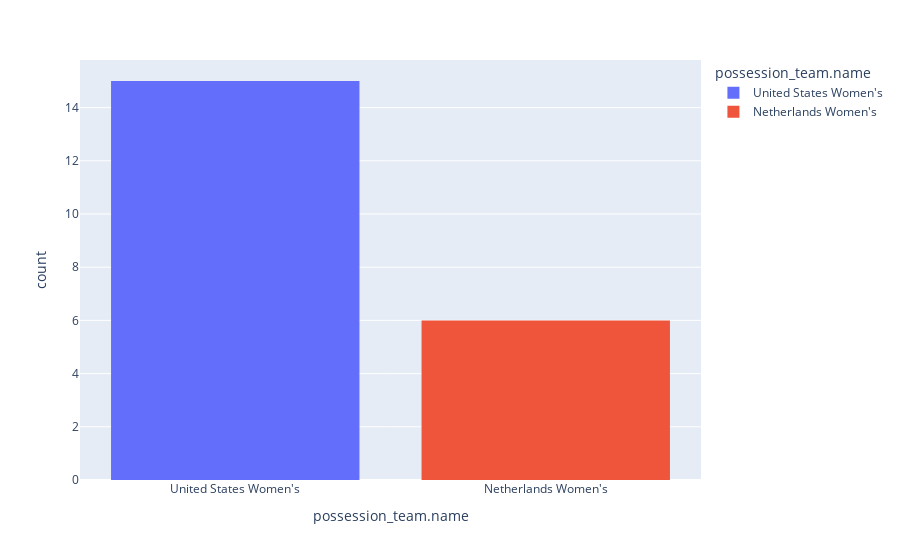

The code cell stored with this chart in its notebook:
### Markdown cell above
At this point, we are ready to start creating visuals. Let's look at available information on shots taken during the FIFA Women's World Cup final match. First, let's take a look at the number of shots made by each team:

### Code cell
# Using a histogram to total the shot count for each team
px.histogram(shots, x='possession_team.name', color='possession_team.name')

### Figure 1 — Plotly figure (JSON) as saved in the notebook; plotly's stock layout.template omitted (floating-point values rounded to 4 significant figures)
{"data": [{"alignmentgroup": "True", "bingroup": "x", "hovertemplate": "possession_team.name=%{x}<br>count=%{y}<extra></extra>", "legendgroup": "United States Women's", "marker": {"color": "#636efa", "pattern": {"shape": ""}}, "name": "United States Women's", "offsetgroup": "United States Women's", "orientation": "v", "showlegend": true, "type": "histogram", "x": ["United States Women's", "United States Women's", "United States Women's", "United States Women's", "United States Women's", "United States Women's", "United States Women's", "United States Women's", "United States Women's", "United States Women's", "United States Women's", "United States Women's", "United States Women's", "United States Women's", "United States Women's"], "xaxis": "x", "yaxis": "y"}, {"alignmentgroup": "True", "bingroup": "x", "hovertemplate": "possession_team.name=%{x}<br>count=%{y}<extra></extra>", "legendgroup": "Netherlands Women's", "marker": {"color": "#EF553B", "pattern": {"shape": ""}}, "name": "Netherlands Women's", "offsetgroup": "Netherlands Women's", "orientation": "v", "showlegend": true, "type": "histogram", "x": ["Netherlands Women's", "Netherlands Women's", "Netherlands Women's", "Netherlands Women's", "Netherlands Women's", "Netherlands Women's"], "xaxis": "x", "yaxis": "y"}], "layout": {"barmode": "relative", "legend": {"title": {"text": "possession_team.name"}, "tracegroupgap": 0}, "margin": {"t": 60}, "xaxis": {"anchor": "y", "categoryarray": ["United States Women's", "Netherlands Women's"], "categoryorder": "array", "domain": [0, 1], "title": {"text": "possession_team.name"}}, "yaxis": {"anchor": "x", "domain": [0, 1], "title": {"text": "count"}}}}
